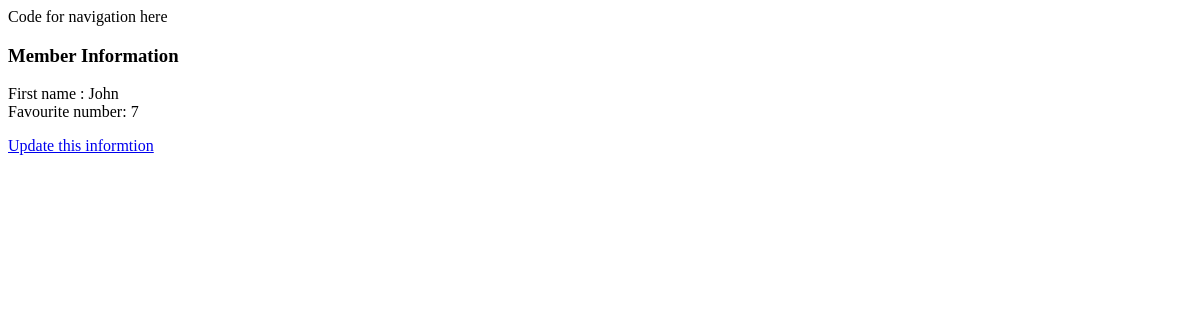
The app's page /myapp/member/id/1, older data.
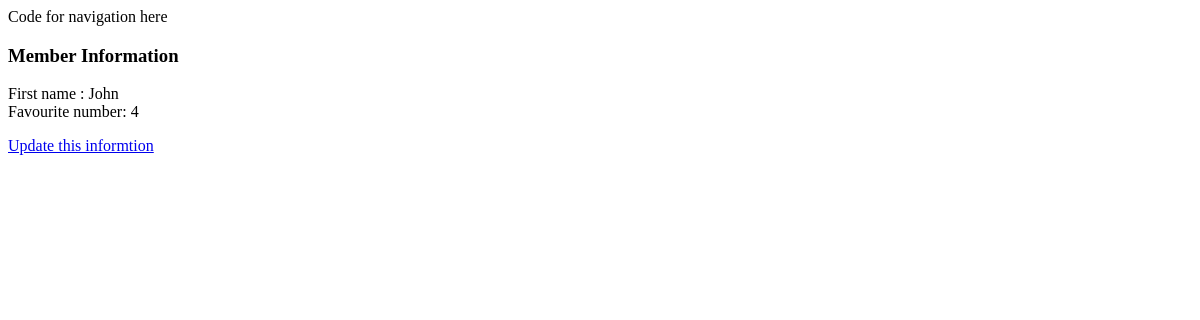
The same page, newer data.
### myapp/models.py (models this page shows)
class Member(models.Model):
    first_name = models.CharField(max_length=50)
    fav_number = models.IntegerField()
    this_user=models.ForeignKey(User, null=True, blank=True, on_delete=models.CASCADE)

### myapp/views.py (the view)
# urls.py: path('member/id/<int:member_id>', views.member, name="member_profile"),
def member(request,member_id):
    member = Member.objects.get(id=member_id)
    response = render(request,'myapp/member_detail.html',{
        'member':member
        })
    return response

### myapp/templates/myapp/member_detail.html
{% extends "base.html" %}
{% block content %}
<h3>Member Information</h3>
        <div id="member detail">
        <div id="member first_name"> First name      : {{ member.first_name}}</div>
        <div id="member fav_number"> Favourite number: {{member.fav_number}}</div>
</div>
<p><a href = "{% url 'member_update' member_id=member.id %}">Update this informtion</a>
{% endblock %}

### templates/base.html (shortened to what this page needs)
<!doctype html>
<html>
    <head>
    </head>
    <body>
        <div id="navigation">
            Code for navigation here
        </div>
        <div id="content">
            {% block content %}{% endblock %}
        </div>
    </body>
</html>

Row changes from the older to the newer data that the page shows:
changed Member "John": fav_number "7" → "4"
